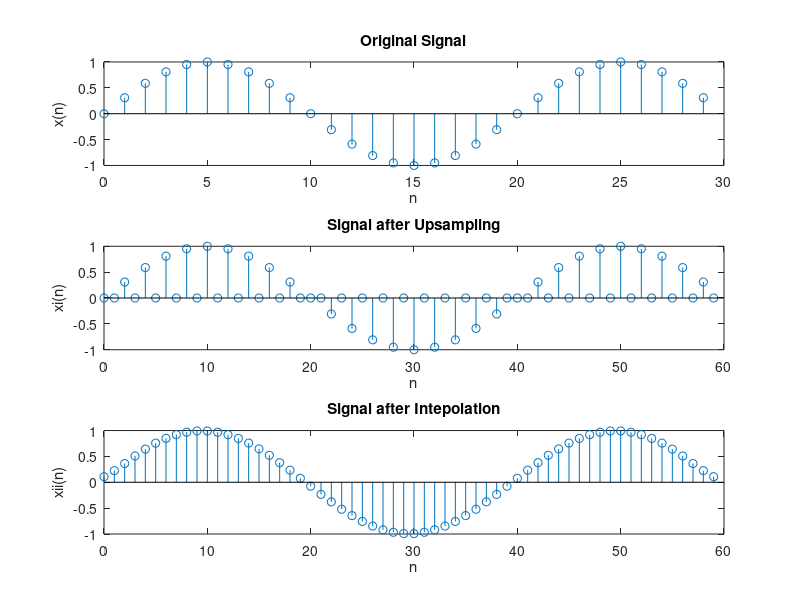
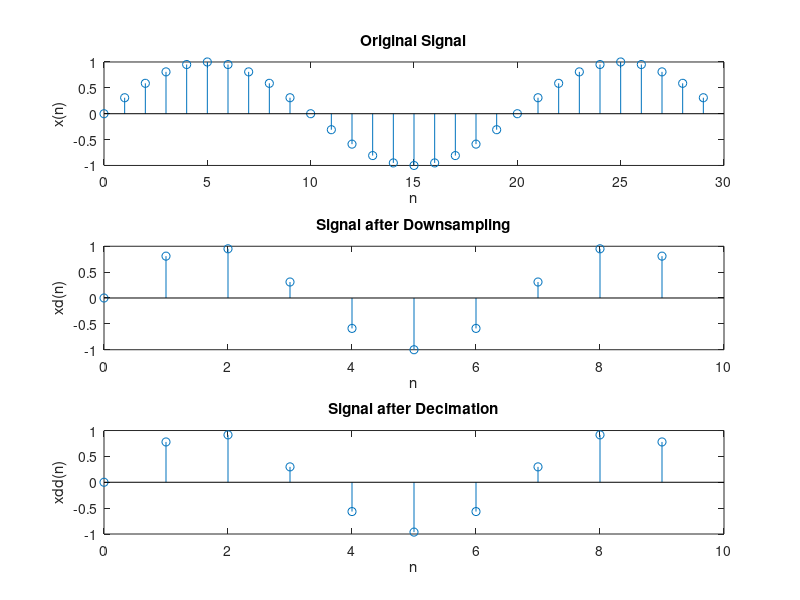
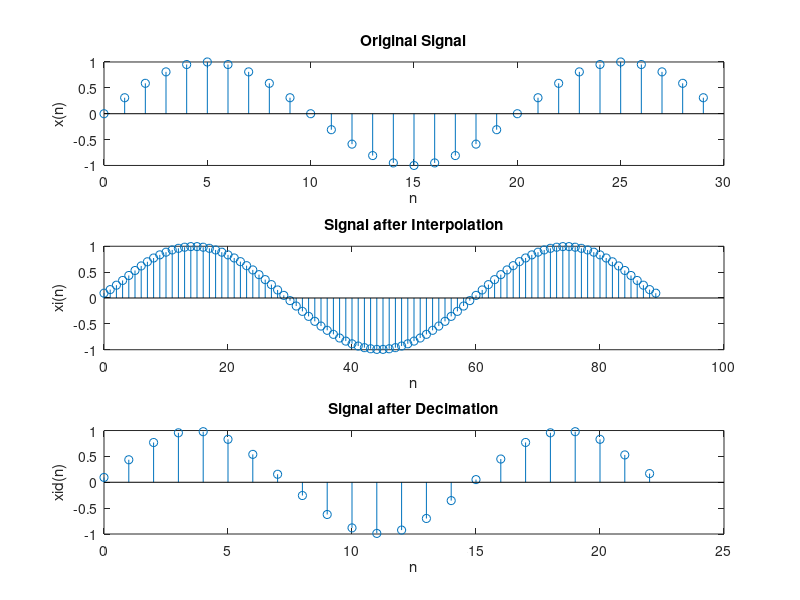

Recreate these plots in MATLAB, in order.
%% Expriment No: 11

%{
     Name: Smit Shah
     PRN: 17070123090
     Batch: EB-2

     Date: 
%}

clc
clear all
close all

%% Interpolation by factor I=2

%N=input('Length of input signal='); 
N=30;
%f=input('Frequency of sinusoid='); 
f=0.05;
n=0:N-1;
x=sin(2*pi*f*n);
disp('*** Interpolation by factor I=2 ***');
%I=input('Interpolation factor='); 
I=2;
xi=upsample(x,I);
xii=interp(x,I);
figure('name','Interpolation by factor I=2','NumberTitle','off');
subplot(3,1,1)
stem(n,x)
xlabel('n')
ylabel('x(n)')
title('Original Signal')
subplot(3,1,2)
stem(0:N*I-1,xi)
xlabel('n')
ylabel('xi(n)')
title('Signal after Upsampling')
subplot(3,1,3)
stem(0:((N*I)-1),xii)
xlabel('n')
ylabel('xii(n)')
title('Signal after Intepolation')

%% Decimation by factor D=3

disp('*** Decimation by factor D=3 ***');
%D=input('Decimation factor='); 
D=3;
xd=downsample(x,D);
xdd=decimate(x,D,3,'fir');
figure('name','Decimation by factor D=3','NumberTitle','off');
subplot(3,1,1);
stem(n,x);
xlabel('n');
ylabel('x(n)');
title('Original Signal');
subplot(3,1,2);
stem(0:N/D-1,xd);
xlabel('n');
ylabel('xd(n)');
title('Signal after Downsampling');
subplot(3,1,3);
stem(0:N/D-1,xdd);
xlabel('n');
ylabel('xdd(n)');
title('Signal after Decimation');

%% Multirate by non-integer factor I/D=3/4=0.75
disp('*** Multirate by non-integer factor I/D=3/4=0.75 ***');
%I=input('Interpolation factor='); 
I=3;
%D=input('Decimation factor='); 
D=4;
xi=interp(x,I);
xid=decimate(xi,D,3,'fir');
figure('name','Multirate by non-integer factor I/D=3/4','NumberTitle','off');
subplot(311);
stem(n,x);
xlabel('n');
ylabel('x(n)');
title('Original Signal');
subplot(312);
stem(0:N*I-1,xi);
xlabel('n');
ylabel('xi(n)');
title('Signal after Interpolation');
subplot(313);
stem(0:round(N*I/D-1),xid);
xlabel('n');
ylabel('xid(n)');
title('Signal after Decimation');